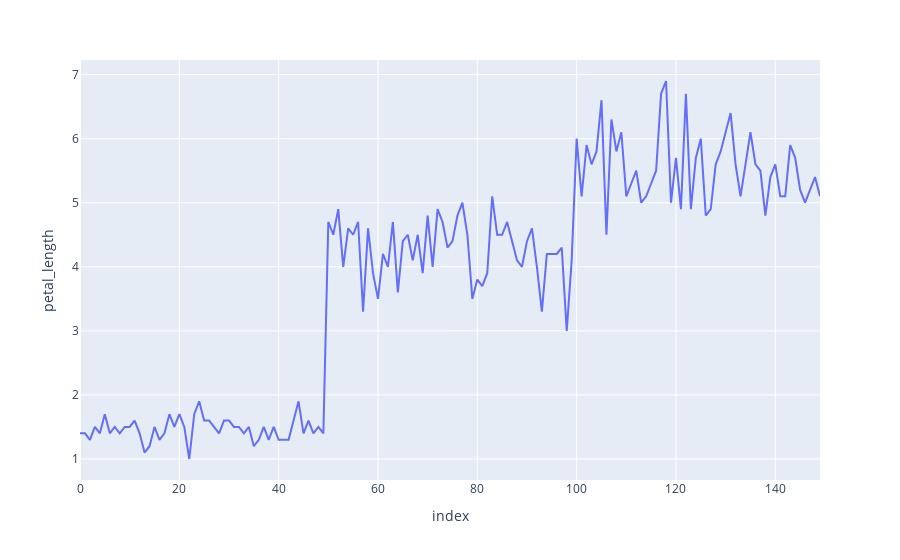

Source (notebook cell):
### Code cell
df = px.data.iris()
fig = px.line(df ,y ="petal_length")
fig.show()

### Figure 1 — Plotly figure (JSON) as saved in the notebook; plotly's stock layout.template omitted (floating-point values rounded to 4 significant figures; data arrays with more than 128 entries replaced by an {"elided": "..."} marker saying what was removed)
{"data": [{"hovertemplate": "index=%{x}<br>petal_length=%{y}<extra></extra>", "legendgroup": "", "line": {"color": "#636efa", "dash": "solid"}, "marker": {"symbol": "circle"}, "mode": "lines", "name": "", "orientation": "v", "showlegend": false, "type": "scatter", "x": {"elided": "150 int values"}, "xaxis": "x", "y": {"elided": "150 float values"}, "yaxis": "y"}], "layout": {"legend": {"tracegroupgap": 0}, "margin": {"t": 60}, "xaxis": {"anchor": "y", "domain": [0, 1], "title": {"text": "index"}}, "yaxis": {"anchor": "x", "domain": [0, 1], "title": {"text": "petal_length"}}}}
